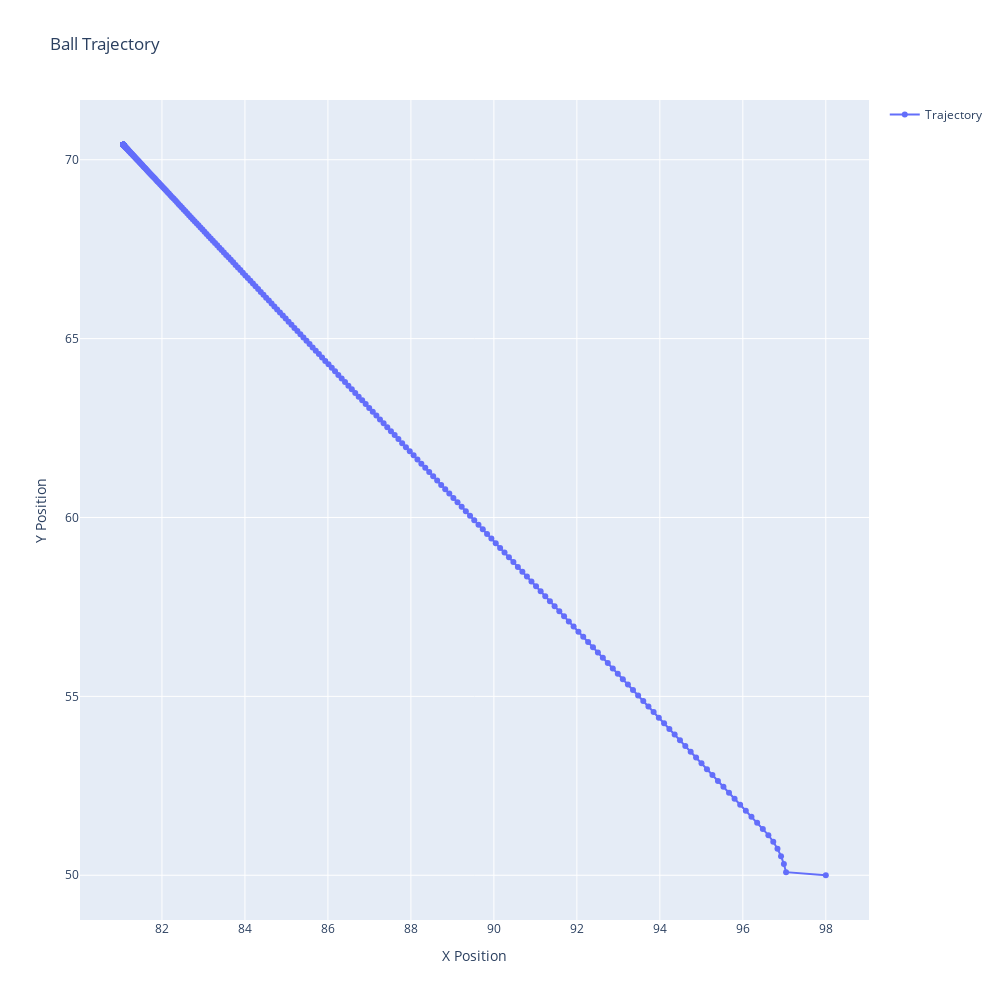

Notebook source saved alongside this figure:
### Code cell
plot_ball_trajectory(system.balls["cue"])

### Figure 1 — Plotly figure (JSON) as saved in the notebook; plotly's stock layout.template omitted (floating-point values rounded to 4 significant figures; data arrays with more than 128 entries replaced by an {"elided": "..."} marker saying what was removed)
{"data": [{"mode": "lines+markers", "name": "Trajectory", "type": "scatter", "x": {"elided": "512 float values"}, "y": {"elided": "512 float values"}}], "layout": {"height": 1000, "showlegend": true, "title": {"text": "Ball Trajectory"}, "width": 1000, "xaxis": {"autorange": true, "range": [80.02, 99.04], "title": {"text": "X Position"}, "type": "linear"}, "yaxis": {"autorange": true, "range": [48.75, 71.67], "title": {"text": "Y Position"}, "type": "linear"}}}
